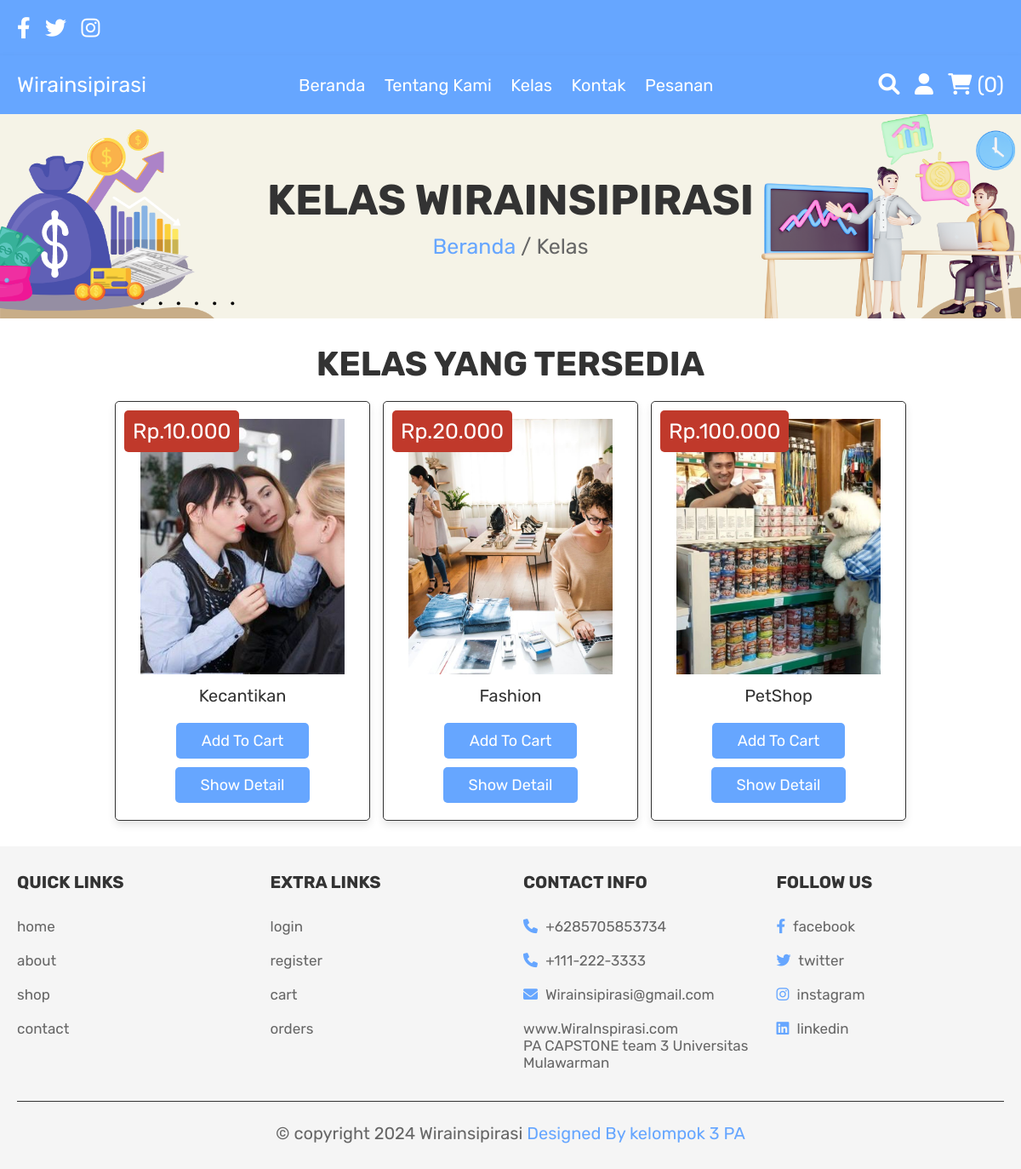
Page /shop.php (signed in) on the earlier database version.
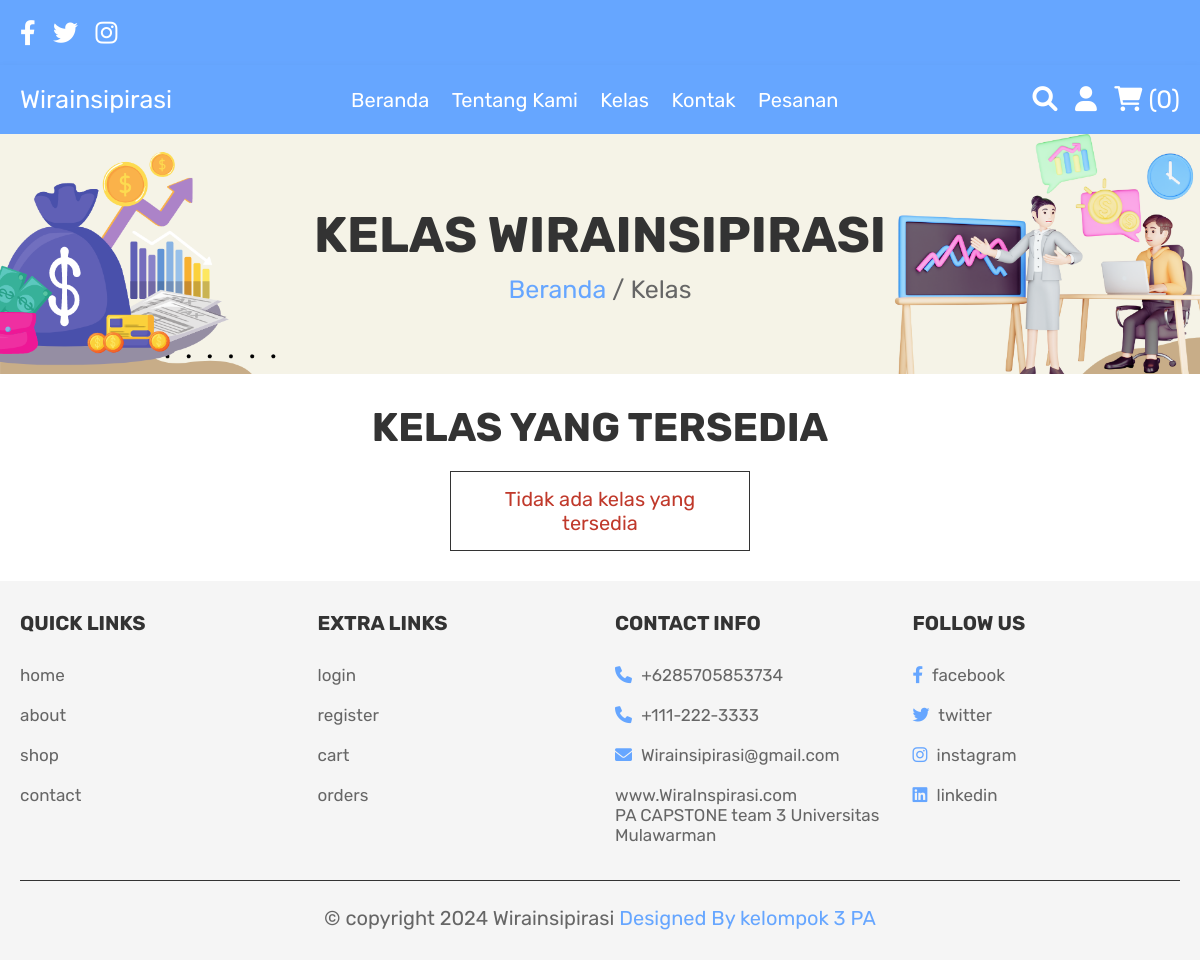
Same page on the later database version.
### tables this page shows
CREATE TABLE `products` (
  `id` int(100) NOT NULL,
  `name` varchar(100) NOT NULL,
  `price` int(6) NOT NULL,
  `image` varchar(100) NOT NULL,
  `deskripsi` varchar(200) NOT NULL,
  `tujuan` longtext NOT NULL,
  `lesson_video` varchar(1000) NOT NULL DEFAULT '',
  `link` varchar(1000) NOT NULL DEFAULT ''
);

### shop.php (the view, shortened to what this page needs)
<?php
include 'config.php';
?>
<!DOCTYPE html>
<html lang="en">
<head>
    <link rel="stylesheet" href="https://cdnjs.cloudflare.com/ajax/libs/font-awesome/6.0.0/css/all.min.css">
    <link rel="stylesheet" href="css/style.css">
</head>
<body>
    <?php include 'header.php'; ?>
    <div class="heading">
        <h3>Kelas Wirainsipirasi</h3>
        <p> <a href="home.php">Beranda</a> / Kelas </p>
    </div>
    <section class="products">
        <h1 class="title">Kelas Yang Tersedia</h1>
        <div class="box-container">
            <?php
            $select_products = mysqli_query($conn, "SELECT * FROM `products` WHERE name NOT IN (SELECT name FROM cart WHERE user_id = '$user_id') AND name NOT IN (SELECT product_name FROM orders WHERE user_id = '$user_id')") or die('query failed');
            if (mysqli_num_rows($select_products) > 0) {
                while ($fetch_products = mysqli_fetch_assoc($select_products)) {
            ?>
                    <form action="" method="post" class="box">
                        <img class="image" src="uploaded_img/<?php echo $fetch_products['image']; ?>" alt="">
                        <div class="name"><?php echo $fetch_products['name']; ?></div>
                        <div class="price">Rp.<?php echo $fetch_products['price']; ?>.000</div>
                        <input type="submit" value="Add to Cart" name="add_to_cart" class="btn">
                        <a href="detail.php?product_id=<?php echo $fetch_products['id']; ?>" class="btn">Show Detail</a>
                    </form>
            <?php
                }
            } else {
                echo '<p class="empty">Tidak ada kelas yang tersedia</p>';
            }
            ?>
        </div>
    </section>
    <?php include 'footer.php'; ?>
</body>
</html>

Differences in the rows shown:
no longer on this page (row unchanged): products: image (picture), name "Kecantikan", price "10"
removed products: image (picture), name "Fashion", price "20"
removed products: image (picture), name "PetShop", price "100"
Other differences:
text now shown: "Tidak ada kelas yang tersedia"
